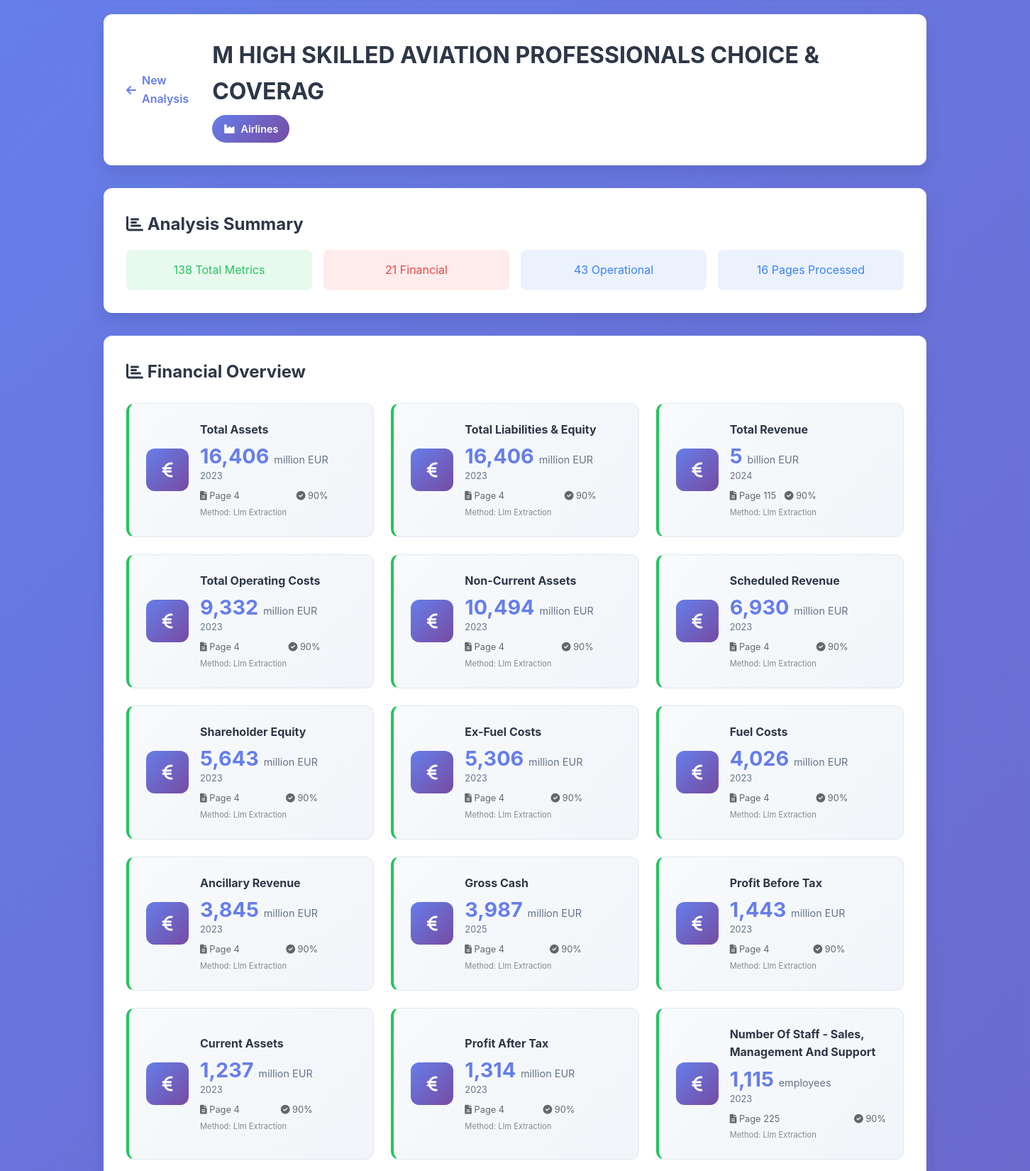
Page /results/18 (upper part) on the committed database.
### tables this page shows
CREATE TABLE companies (
                id INTEGER PRIMARY KEY AUTOINCREMENT,
                name TEXT UNIQUE NOT NULL,
                sector TEXT,
                detected_industry TEXT,
                industry_confidence REAL,
                created_at TIMESTAMP DEFAULT CURRENT_TIMESTAMP,
                updated_at TIMESTAMP DEFAULT CURRENT_TIMESTAMP
            );

CREATE TABLE documents (
                id INTEGER PRIMARY KEY AUTOINCREMENT,
                company_id INTEGER,
                filename TEXT NOT NULL,
                file_path TEXT,
                total_pages INTEGER,
                pages_analyzed INTEGER,
                pages_processed INTEGER,
                processing_time REAL,
                processing_strategy TEXT,
                status TEXT DEFAULT 'processing',
                created_at TIMESTAMP DEFAULT CURRENT_TIMESTAMP,
                completed_at TIMESTAMP,
                FOREIGN KEY (company_id) REFERENCES companies (id)
            );

CREATE TABLE financial_metrics (
                id INTEGER PRIMARY KEY AUTOINCREMENT,
                document_id INTEGER,
                page_number INTEGER,
                metric_name TEXT NOT NULL,
                metric_type TEXT,  -- 'universal', 'industry_specific', 'other'
                value REAL NOT NULL,
                unit TEXT,
                period TEXT,
                confidence REAL,
                extraction_method TEXT,
                source_text TEXT,
                created_at TIMESTAMP DEFAULT CURRENT_TIMESTAMP,
                FOREIGN KEY (document_id) REFERENCES documents (id)
            );

### app.py (the view)
@app.route('/results/<int:doc_id>')
def results(doc_id):
    try:
        intelligence = processor.get_company_intelligence(doc_id)
        if 'error' in intelligence:
            return render_template('results.html',
                                 error=intelligence['error'],
                                 doc_id=doc_id)
        return render_template('results.html',
                             data=intelligence,
                             doc_id=doc_id)
    except Exception as e:
        app.logger.error(f"Results error for doc {doc_id}: {str(e)}")
        return render_template('results.html',
                             error="Failed to load analysis results",
                             doc_id=doc_id)

### templates/results.html (shortened to what this page needs)
<!DOCTYPE html>
<html lang="en">
<head>
    <link href="https://cdnjs.cloudflare.com/ajax/libs/font-awesome/6.0.0/css/all.min.css" rel="stylesheet">
    <link href="{{ url_for('static', filename='css/style.css') }}" rel="stylesheet">
</head>
<body>
    <div class="container">
        <header class="results-header">
            <div class="back-button">
                <a href="{{ url_for('index') }}">
                    <i class="fas fa-arrow-left"></i> New Analysis
                </a>
            </div>
            {% if data and data.company_profile %}
            <div class="company-header">
                <h1>{{ data.company_profile.name }}</h1>
                <div class="industry-badge">
                    <i class="fas fa-industry"></i>
                    {{ data.company_profile.detected_industry.title() if data.company_profile.detected_industry else 'Unknown' }}
                </div>
            </div>
            {% endif %}
        </header>
        {% if error %}
        <div class="metrics-section">
            <h2><i class="fas fa-exclamation-triangle"></i> Error</h2>
            <div style="padding: 2rem; background: #fee; border: 1px solid #fcc; border-radius: 8px; color: #c33;">
                <p><strong>Failed to load analysis results:</strong></p>
                <p>{{ error }}</p>
                <p><a href="{{ url_for('index') }}">← Try uploading another document</a></p>
            </div>
        </div>
        {% else %}
        <div class="verification-summary">
            <h2><i class="fas fa-chart-bar"></i> Analysis Summary</h2>
            <div class="verification-stats">
                <div class="stat-item verified">
                    <span class="count">{{ data.summary.total_metrics if data.summary else '0' }}</span>
                    <span class="label">Total Metrics</span>
                </div>
                <div class="stat-item disputed">
                    <span class="count">{{ data.summary.financial_metrics_count if data.summary else '0' }}</span>
                    <span class="label">Financial</span>
                </div>
                <div class="stat-item rate">
                    <span class="count">{{ data.summary.operational_metrics_count if data.summary else '0' }}</span>
                    <span class="label">Operational</span>
                </div>
                <div class="stat-item rate">
                    <span class="count">{{ data.company_profile.pages_processed if data.company_profile else '0' }}</span>
                    <span class="label">Pages Processed</span>
                </div>
            </div>
        </div>
        <div class="metrics-dashboard">
            {% if data.financial_metrics %}
            <div class="metrics-section">
                <h2><i class="fas fa-chart-bar"></i> Financial Overview</h2>
                <div class="metrics-grid">
                    {% for metric_name, metric_data in data.financial_metrics.items() %}
                    <div class="metric-card verified-metric"
                         style="cursor: help;">
                        <div class="metric-icon">
                            <i class="fas fa-euro-sign"></i>
                        </div>
                        <div class="metric-content">
                            <h3>{{ metric_name.replace('_', ' ').title() }}</h3>
                            <div class="metric-value">
                                {{ "{:,.0f}".format(metric_data.value) if metric_data.value > 1 else "{:.2f}".format(metric_data.value) }}
                                <span class="metric-unit">{{ metric_data.unit.replace('_', ' ') if metric_data.unit else '' }}</span>
                            </div>
                            <div class="metric-period">{{ metric_data.period if metric_data.period else 'N/A' }}</div>
                            <div class="metric-metadata" style="font-size: 0.8rem; color: #666; margin-top: 0.5rem; display: flex; justify-content: space-between;">
                                <span>
                                    {% if metric_data.page_number %}
                                    <i class="fas fa-file-alt"></i> Page {{ metric_data.page_number }}
                                    {% endif %}
                                </span>
                                <span>
                                    {% if metric_data.confidence %}
                                    <i class="fas fa-check-circle"></i> {{ "{:.0%}".format(metric_data.confidence) }}
                                    {% endif %}
                                </span>
                            </div>
                            {% if metric_data.extraction_method %}
                            <div style="font-size: 0.7rem; color: #888; margin-top: 0.25rem;">
                                Method: {{ metric_data.extraction_method.replace('_', ' ').title() }}
                            </div>
                            {% endif %}
                        </div>
                    </div>
                    {% endfor %}
                </div>
            </div>
            {% endif %}
        </div>
        {% endif %}
    </div>
</body>
</html>

### static/css/style.css (style rules this page uses)
:root { --primary-color: #667eea; --primary-gradient: linear-gradient(135deg, #667eea 0%, #764ba2 100%); --secondary-color: #f093fb; --secondary-gradient: linear-gradient(135deg, #f093fb 0%, #f5576c 100%); --success-color: #4facfe; --warning-color: #f6d365; --danger-color: #fa709a; --dark-color: #2d3748; --light-color: #f7fafc; --border-color: #e2e8f0; --shadow: 0 10px 25px rgba(0,0,0,0.1); --shadow-hover: 0 20px 40px rgba(0,0,0,0.15); --border-radius: 12px; --transition: all 0.3s cubic-bezier(0.4, 0.0, 0.2, 1); }
* { margin: 0; padding: 0; box-sizing: border-box; }
body { font-family: 'Inter', -apple-system, BlinkMacSystemFont, sans-serif; background: linear-gradient(135deg, #667eea 0%, #764ba2 100%); min-height: 100vh; color: var(--dark-color); line-height: 1.6; }
.container { max-width: 1200px; margin: 0 auto; padding: 20px; }
.metrics-dashboard { margin: 2rem 0; }
.metrics-section { background: white; border-radius: var(--border-radius); padding: 2rem; margin-bottom: 2rem; box-shadow: var(--shadow); }
.metrics-section h2 { font-size: 1.5rem; margin-bottom: 1.5rem; color: var(--dark-color); }
.metrics-grid { display: grid; grid-template-columns: repeat(auto-fit, minmax(280px, 1fr)); gap: 1.5rem; }
.metric-card { background: linear-gradient(135deg, #f8fafc 0%, #f1f5f9 100%); border-radius: var(--border-radius); padding: 1.5rem; display: flex; align-items: center; gap: 1rem; transition: var(--transition); border: 1px solid var(--border-color); }
.metric-icon { width: 60px; height: 60px; background: var(--primary-gradient); border-radius: 12px; display: flex; align-items: center; justify-content: center; color: white; font-size: 1.5rem; flex-shrink: 0; }
.metric-content h3 { font-size: 1rem; color: var(--dark-color); margin-bottom: 0.5rem; }
.metric-value { font-size: 1.8rem; font-weight: 700; color: var(--primary-color); line-height: 1.2; }
.metric-unit { font-size: 0.9rem; font-weight: 400; color: #64748b; }
.metric-period { font-size: 0.8rem; color: #64748b; }
.results-header { background: white; border-radius: var(--border-radius); padding: 2rem; margin-bottom: 2rem; box-shadow: var(--shadow); display: flex; align-items: center; justify-content: space-between; }
.back-button a { color: var(--primary-color); text-decoration: none; font-weight: 600; display: flex; align-items: center; gap: 0.5rem; transition: var(--transition); }
.company-header h1 { font-size: 2rem; color: var(--dark-color); margin-bottom: 0.5rem; }
.industry-badge { background: var(--primary-gradient); color: white; padding: 0.5rem 1rem; border-radius: 20px; font-size: 0.9rem; font-weight: 600; display: inline-flex; align-items: center; gap: 0.5rem; }
.metric-card, .insight-card { animation: fadeIn 0.6s ease-out; }
.verification-summary { background: white; border-radius: var(--border-radius); padding: 2rem; margin-bottom: 2rem; box-shadow: var(--shadow); }
.verification-stats { display: grid; grid-template-columns: repeat(auto-fit, minmax(150px, 1fr)); gap: 1rem; margin-top: 1rem; }
.stat-item { text-align: center; padding: 1rem; border-radius: 8px; }
.stat-item.verified { background: rgba(34, 197, 94, 0.1); color: #22c55e; }
.stat-item.disputed { background: rgba(239, 68, 68, 0.1); color: #ef4444; }
.stat-item.rate { background: rgba(59, 130, 246, 0.1); color: #3b82f6; }
.metric-card { position: relative; }
.metric-card.verified-metric { border-left: 4px solid #22c55e; }

### rows in the picture
companies: company_profile.name "M HIGH SKILLED AVIATION PROFESSIONALS CHOICE & COVERAG", company_profile.detected_industry "Airlines"
documents: company_profile "16"
financial_metrics: replace "Total Assets", unit "million EUR", period "2023", page_number "4", extraction_method.replace "Llm Extraction"
financial_metrics: value "16,406", confidence "90%"
financial_metrics: replace "Total Liabilities & Equity", unit "million EUR", period "2023", page_number "4", extraction_method.replace "Llm Extraction"
financial_metrics: value "16,406", confidence "90%"
financial_metrics: replace "Total Revenue", unit "billion EUR", period "2024", page_number "115", extraction_method.replace "Llm Extraction"
financial_metrics: value "5", confidence "90%"
financial_metrics: replace "Total Operating Costs", unit "million EUR", period "2023", page_number "4", extraction_method.replace "Llm Extraction"
financial_metrics: value "9,332", confidence "90%"
financial_metrics: replace "Non-Current Assets", unit "million EUR", period "2023", page_number "4", extraction_method.replace "Llm Extraction"
financial_metrics: value "10,494", confidence "90%"
financial_metrics: replace "Scheduled Revenue", unit "million EUR", period "2023", page_number "4", extraction_method.replace "Llm Extraction"
financial_metrics: value "6,930", confidence "90%"
financial_metrics: replace "Shareholder Equity", unit "million EUR", period "2023", page_number "4", extraction_method.replace "Llm Extraction"
financial_metrics: value "5,643", confidence "90%"
financial_metrics: replace "Ex-Fuel Costs", unit "million EUR", period "2023", page_number "4", extraction_method.replace "Llm Extraction"
financial_metrics: value "5,306", confidence "90%"
financial_metrics: replace "Fuel Costs", unit "million EUR", period "2023", page_number "4", extraction_method.replace "Llm Extraction"
financial_metrics: value "4,026", confidence "90%"
financial_metrics: replace "Ancillary Revenue", unit "million EUR", period "2023", page_number "4", extraction_method.replace "Llm Extraction"
financial_metrics: value "3,845", confidence "90%"
financial_metrics: replace "Gross Cash", unit "million EUR", period "2025", page_number "4", extraction_method.replace "Llm Extraction"
financial_metrics: value "3,987", confidence "90%"
financial_metrics: replace "Profit Before Tax", unit "million EUR", period "2023", page_number "4", extraction_method.replace "Llm Extraction"
financial_metrics: value "1,443", confidence "90%"
financial_metrics: replace "Current Assets", unit "million EUR", period "2023", page_number "4", extraction_method.replace "Llm Extraction"
financial_metrics: value "1,237", confidence "90%"
financial_metrics: replace "Profit After Tax", unit "million EUR", period "2023", page_number "4", extraction_method.replace "Llm Extraction"
financial_metrics: value "1,314", confidence "90%"
financial_metrics: replace "Number Of Staff - Sales, Management And Support", unit "employees", period "2023", page_number "225", extraction_method.replace "Llm Extraction"
financial_metrics: value "1,115", confidence "90%"

### other values in the picture
{{ data.summary.total_metrics if data.summary else '0' }} "138"
{{ data.summary.financial_metrics_count if data.summary else '0' }} "21"
{{ data.summary.operational_metrics_count if data.summary else '0' }} "43"
